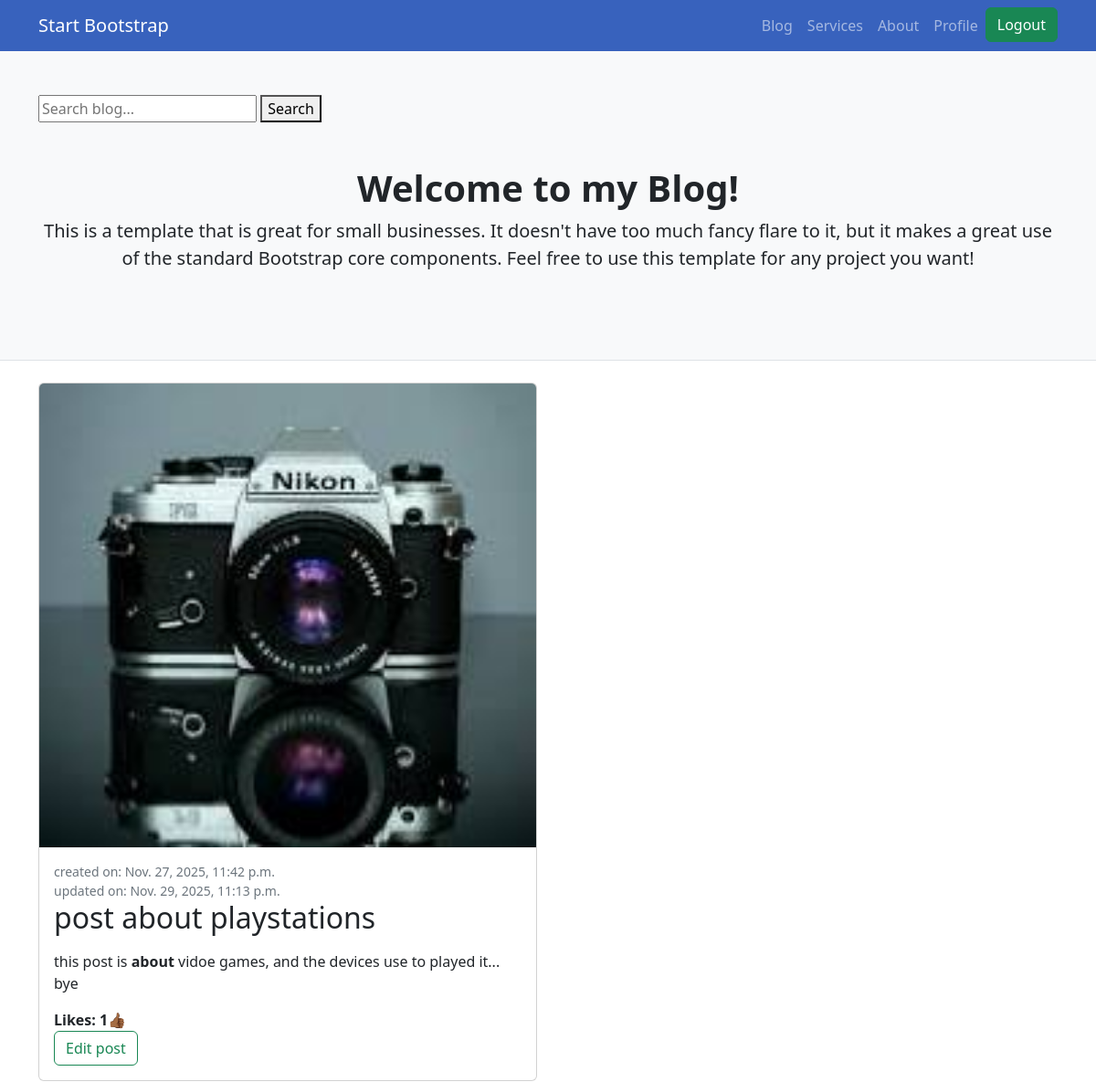
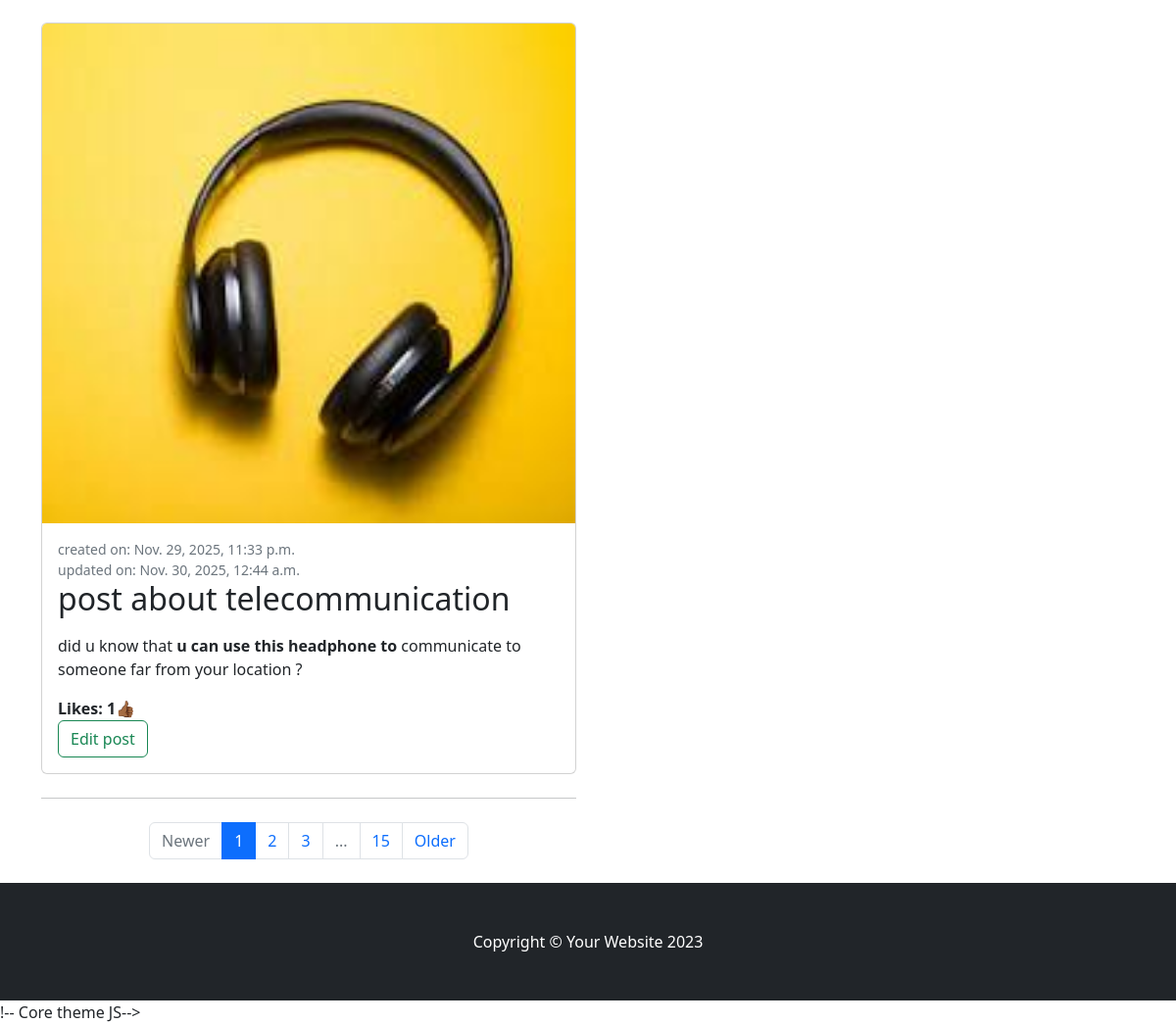
The page /all_post/ (signed in) on the database its author committed (2 pictures, top to bottom).
### the_root/models.py (models this page shows, shortened)
class Post(models.Model):
    post_owner = models.ForeignKey(User, on_delete=models.CASCADE)
    post_title = models.CharField(max_length=150)
    post_slug = models.SlugField(unique=True, blank=True)
    category = models.ForeignKey(Category, on_delete=models.SET_NULL, null=True, related_name='post')
    tags = models.ManyToManyField(Tag, related_name='post')
    post_img = models.ImageField(upload_to="media/post_images/") # i will make it optional later and add default image
    post_detail = RichTextField()
    created = models.DateTimeField(auto_now_add=True)
    updated = models.DateTimeField(auto_now=True)

### the_root/views.py (the view)
# urls.py: path("all_post/", views.view_all_post, name="all_post"),
def view_all_post(request):
    user = request.user
    posts = Post.objects.filter(post_owner=user)
    return render(request, "base/all_post.html", {"posts":posts, "user":user})

### the_root/templates/base/all_post.html (shortened to what this page needs)
{% load static %}
<!DOCTYPE html>
<html lang="en">
    <head>
        <link href="{% static 'detailcss/detailstyles.css' %}" rel="stylesheet" />
    </head>
    <body>
        <nav class="navbar navbar-expand-lg navbar-dark nav-custom" >
            <div class="container">
                <a class="navbar-brand" href="#!">Start Bootstrap</a>
                <div class="collapse navbar-collapse" id="navbarSupportedContent">
                    <ul class="navbar-nav ms-auto mb-2 mb-lg-0">
                        <li class="nav-item"><a class="nav-link" href="{% url 'home' %}">Blog</a></li>
                        <li class="nav-item"><a class="nav-link" href="{% url 'service' %}">Services</a></li>
                        <li class="nav-item"><a class="nav-link" href="{% url 'about' %}">About</a></li>
                        <li class="nav-item"><a class="nav-link" href="{% url 'profile' %}">Profile</a></li>
                        {% if user.is_authenticated %}
                            <form method="POST" action="{% url 'signout' %}">
                                <button type="submit" class="btn btn-success">Logout</button>
                            </form>
                        {% else %}
                            <a class="btn btn-success" href="{% url 'signin' %}">Login</a>
                        {% endif %}
                    </ul>
                </div>
            </div>
        </nav>
        <header class="py-5 bg-light border-bottom mb-4">
            <div class="container">
                <form method="GET" action="{% url 'blog:search' %}">
                    <input type="text" name="q" placeholder="Search blog...">
                    <button type="submit">Search</button>
                </form>
                <div class="text-center my-5">
                    <h1 class="fw-bolder">Welcome to my Blog!</h1>
                    <p class="lead mb-0">This is a template that is great for small businesses. It doesn't have too much fancy flare to it, but it makes a great use of the standard Bootstrap core components. Feel free to use this template for any project you want!</p>
                </div>
            </div>
        </header>
        <div class="container">
            <div class="row">
                <div class="col-lg-6">
                    {% load static %}
                    {% for post in posts %}
                    <div class="card mb-4">
                        <a href="#!"><img class="card-img-top img-fluid"  src="{{ post.post_img.url }}" alt="..." /></a>
                        <div class="card-body">
                            <div class="small text-muted">created on: {{ post.created }} <br/>
                                 updated on: {{ post.updated }}</div>
                            <h2 class="card-title">{{ post.post_title }}</h2>
                            <p class="card-text">{{ post.post_detail|safe}}</p>
                            <div class="d-flex justify-content-between">
                                <b>Likes: {{ post.likes.count }}👍🏾</b>
                            </div>
                            <a class="btn btn-outline-success" href="{% url 'edit_post' slug=post.post_slug %}">Edit post</a>
                        </div>
                    </div>
                    {% endfor %}
                    <nav aria-label="Pagination">
                        <hr class="my-0" />
                        <ul class="pagination justify-content-center my-4">
                            <li class="page-item disabled"><a class="page-link" href="#" tabindex="-1" aria-disabled="true">Newer</a></li>
                            <li class="page-item active" aria-current="page"><a class="page-link" href="#!">1</a></li>
                            <li class="page-item"><a class="page-link" href="#!">2</a></li>
                            <li class="page-item"><a class="page-link" href="#!">3</a></li>
                            <li class="page-item disabled"><a class="page-link" href="#!">...</a></li>
                            <li class="page-item"><a class="page-link" href="#!">15</a></li>
                            <li class="page-item"><a class="page-link" href="#!">Older</a></li>
                        </ul>
                    </nav>
                </div>
            </div>
        </div>
        <footer class="py-5 bg-dark">
            <div class="container"><p class="m-0 text-center text-white">Copyright &copy; Your Website 2023</p></div>
        </footer>
        <script src="{% static 'bootstrap/dist/js/bootstrap.bundle.min.js' %}"></script>!-- Core theme JS-->
    </body>
</html>

### rows shown on the page
Post: post_img (picture), created "Nov. 27, 2025, 11:42 p.m.", updated "Nov. 29, 2025, 11:13 p.m.", post_title "post about playstations", post_detail "this post is about vidoe games, and the devices use to played it... bye", likes.count "1"
Post: post_img (picture), created "Nov. 29, 2025, 11:33 p.m.", updated "Nov. 30, 2025, 12:44 a.m.", post_title "post about telecommunication", post_detail "did u know that u can use this headphone to communicate to someone far from your location ?", likes.count "1"
